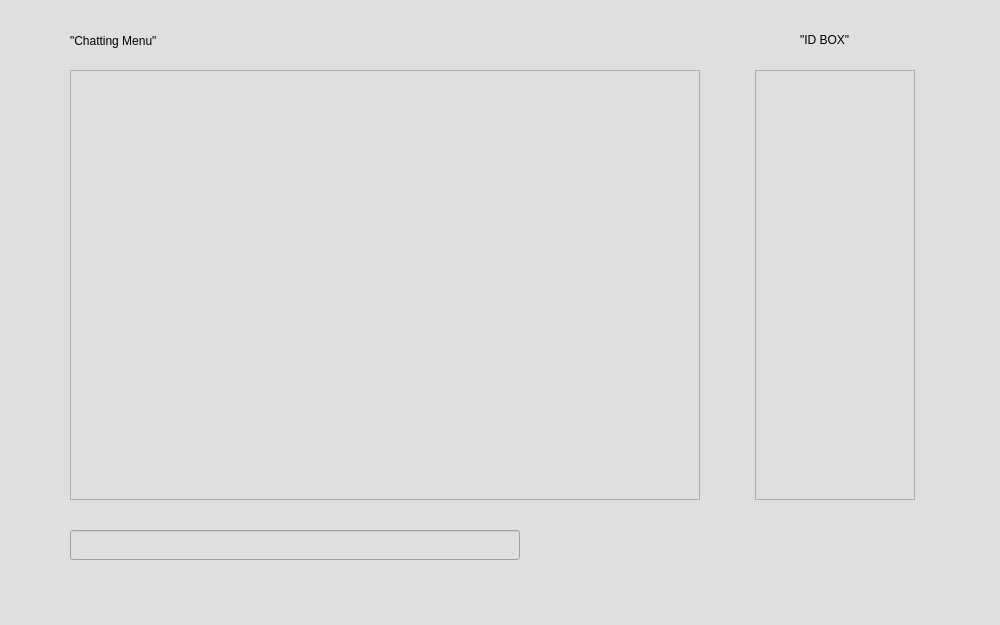
<?xml version="1.0" encoding="UTF-8"?>
<ui version="4.0">
 <class>MainWindow</class>
 <widget class="QMainWindow" name="MainWindow">
  <property name="geometry">
   <rect>
    <x>0</x>
    <y>0</y>
    <width>1000</width>
    <height>625</height>
   </rect>
  </property>
  <property name="windowTitle">
   <string>MainWindow</string>
  </property>
  <property name="styleSheet">
   <string notr="true">background-color:rgb(223, 223, 223)</string>
  </property>
  <widget class="QWidget" name="centralwidget">
   <widget class="QLabel" name="MenuLabel">
    <property name="geometry">
     <rect>
      <x>1090</x>
      <y>30</y>
      <width>64</width>
      <height>21</height>
     </rect>
    </property>
    <property name="text">
     <string>MENU</string>
    </property>
   </widget>
   <widget class="QLabel" name="ChattingMenuLabel">
    <property name="geometry">
     <rect>
      <x>70</x>
      <y>20</y>
      <width>381</width>
      <height>41</height>
     </rect>
    </property>
    <property name="text">
     <string>&quot;Chatting Menu&quot;</string>
    </property>
   </widget>
   <widget class="QLabel" name="IDLabel">
    <property name="geometry">
     <rect>
      <x>800</x>
      <y>20</y>
      <width>70</width>
      <height>40</height>
     </rect>
    </property>
    <property name="text">
     <string>&quot;ID BOX&quot;</string>
    </property>
   </widget>
   <widget class="QLineEdit" name="ChattingLineEdit">
    <property name="geometry">
     <rect>
      <x>70</x>
      <y>530</y>
      <width>450</width>
      <height>30</height>
     </rect>
    </property>
    <property name="styleSheet">
     <string notr="true"/>
    </property>
   </widget>
   <widget class="QListWidget" name="listWidget_Chat">
    <property name="geometry">
     <rect>
      <x>70</x>
      <y>70</y>
      <width>630</width>
      <height>430</height>
     </rect>
    </property>
   </widget>
   <widget class="QListWidget" name="listWidget_Users">
    <property name="geometry">
     <rect>
      <x>755</x>
      <y>70</y>
      <width>160</width>
      <height>430</height>
     </rect>
    </property>
   </widget>
  </widget>
  <widget class="QMenuBar" name="menubar">
   <property name="geometry">
    <rect>
     <x>0</x>
     <y>0</y>
     <width>1000</width>
     <height>26</height>
    </rect>
   </property>
  </widget>
  <widget class="QStatusBar" name="statusbar"/>
 </widget>
 <resources/>
 <connections/>
</ui>
